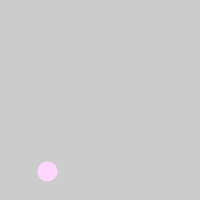
Frame 1 (no input)
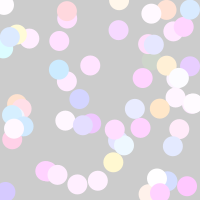
Frame 60 (the mouse pressed at the canvas centre just before this capture)
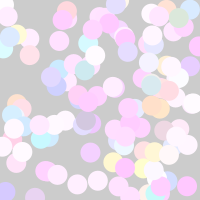
Frame 120 (the mouse held since frame 60 and released just before this capture)

The Processing sketch that drew these frames (run headless with seeded random() and noise(); from frame 60 on, the mouse is pressed at the canvas centre):

// Processing sketch: processing_78163
// ── processing_78163.pde

void setup() {
  size(200, 200);
  noStroke();
  
}

void draw(){
  //random Zufallszahlen von 0 ... 10
  //random(10)
  //Zufallszahlen von -5 ...  
  //random(-5, 5);
  
  fill(random(200, 400), random(200, 255), random(200,400));
  
  //random Zudallszahlen von 0 ... 200
  ellipse(random(200), random(200), 20, 20);
}
